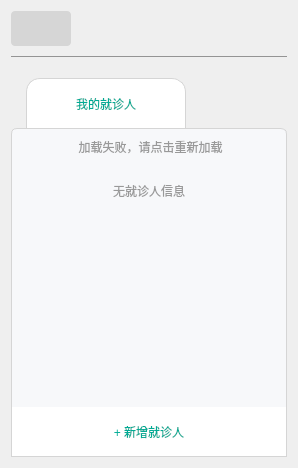
            <widget class="QWidget" name="pat_page">
             <layout class="QVBoxLayout" name="verticalLayout_28">
              <item>
               <layout class="QVBoxLayout" name="verticalLayout_23">
                <property name="spacing">
                 <number>10</number>
                </property>
                <item>
                 <layout class="QHBoxLayout" name="horizontalLayout_18">
                  <item>
                   <widget class="QPushButton" name="patRet_btn">
                    <property name="sizePolicy">
                     <sizepolicy hsizetype="Fixed" vsizetype="Fixed">
                      <horstretch>0</horstretch>
                      <verstretch>0</verstretch>
                     </sizepolicy>
                    </property>
                    <property name="minimumSize">
                     <size>
                      <width>60</width>
                      <height>35</height>
                     </size>
                    </property>
                    <property name="cursor">
                     <cursorShape>PointingHandCursor</cursorShape>
                    </property>
                    <property name="styleSheet">
                     <string notr="true">background-color: rgba(153, 153, 153, 0.3);
border-radius:4px;
image:url(:/new/home/resources/home/left-30.png);</string>
                    </property>
                    <property name="text">
                     <string/>
                    </property>
                   </widget>
                  </item>
                  <item>
                   <spacer name="horizontalSpacer_25">
                    <property name="orientation">
                     <enum>Qt::Horizontal</enum>
                    </property>
                    <property name="sizeHint" stdset="0">
                     <size>
                      <width>40</width>
                      <height>20</height>
                     </size>
                    </property>
                   </spacer>
                  </item>
                 </layout>
                </item>
                <item>
                 <widget class="QLabel" name="label_22">
                  <property name="sizePolicy">
                   <sizepolicy hsizetype="Preferred" vsizetype="Fixed">
                    <horstretch>0</horstretch>
                    <verstretch>0</verstretch>
                   </sizepolicy>
                  </property>
                  <property name="minimumSize">
                   <size>
                    <width>0</width>
                    <height>12</height>
                   </size>
                  </property>
                  <property name="maximumSize">
                   <size>
                    <width>16777215</width>
                    <height>12</height>
                   </size>
                  </property>
                  <property name="styleSheet">
                   <string notr="true">border-top:1px solid #949494;</string>
                  </property>
                  <property name="text">
                   <string/>
                  </property>
                 </widget>
                </item>
                <item>
                 <layout class="QVBoxLayout" name="verticalLayout_22">
                  <property name="spacing">
                   <number>0</number>
                  </property>
                  <item>
                   <layout class="QHBoxLayout" name="horizontalLayout_8">
                    <item>
                     <spacer name="horizontalSpacer_9">
                      <property name="orientation">
                       <enum>Qt::Horizontal</enum>
                      </property>
                      <property name="sizeType">
                       <enum>QSizePolicy::Fixed</enum>
                      </property>
                      <property name="sizeHint" stdset="0">
                       <size>
                        <width>15</width>
                        <height>20</height>
                       </size>
                      </property>
                     </spacer>
                    </item>
                    <item>
                     <widget class="QLabel" name="label_23">
                      <property name="sizePolicy">
                       <sizepolicy hsizetype="Fixed" vsizetype="Fixed">
                        <horstretch>0</horstretch>
                        <verstretch>0</verstretch>
                       </sizepolicy>
                      </property>
                      <property name="minimumSize">
                       <size>
                        <width>160</width>
                        <height>50</height>
                       </size>
                      </property>
                      <property name="maximumSize">
                       <size>
                        <width>160</width>
                        <height>50</height>
                       </size>
                      </property>
                      <property name="styleSheet">
                       <string notr="true">font: 75 14pt &quot;微软雅黑&quot;;
color:rgb(0,171,149);
background-color:#fff;
border-radius:0;
border-top-left-radius:14px;
border-top-right-radius:14px;
border:1px solid #d5d5d5;
border-bottom:0;
</string>
                      </property>
                      <property name="text">
                       <string>我的就诊人</string>
                      </property>
                      <property name="textFormat">
                       <enum>Qt::AutoText</enum>
                      </property>
                      <property name="scaledContents">
                       <bool>false</bool>
                      </property>
                      <property name="alignment">
                       <set>Qt::AlignCenter</set>
                      </property>
                     </widget>
                    </item>
                    <item>
                     <spacer name="horizontalSpacer_10">
                      <property name="orientation">
                       <enum>Qt::Horizontal</enum>
                      </property>
                      <property name="sizeHint" stdset="0">
                       <size>
                        <width>40</width>
                        <height>20</height>
                       </size>
                      </property>
                     </spacer>
                    </item>
                   </layout>
                  </item>
                  <item>
                   <widget class="QFrame" name="frame_9">
                    <property name="styleSheet">
                     <string notr="true">background-color: #F7F8FA;
border:1px solid #d5d5d5;
border-bottom:0;
border-radius:0;
border-top-left-radius:6px;
border-top-right-radius:6px;</string>
                    </property>
                    <property name="frameShape">
                     <enum>QFrame::StyledPanel</enum>
                    </property>
                    <property name="frameShadow">
                     <enum>QFrame::Raised</enum>
                    </property>
                    <layout class="QVBoxLayout" name="verticalLayout_14">
                     <item>
                      <widget class="QPushButton" name="failLoadPat_btn">
                       <property name="sizePolicy">
                        <sizepolicy hsizetype="Expanding" vsizetype="Expanding">
                         <horstretch>0</horstretch>
                         <verstretch>0</verstretch>
                        </sizepolicy>
                       </property>
                       <property name="cursor">
                        <cursorShape>PointingHandCursor</cursorShape>
                       </property>
                       <property name="styleSheet">
                        <string notr="true">border:0;
font: 12pt &quot;微软雅黑&quot;;
color:#999999;</string>
                       </property>
                       <property name="text">
                        <string> 加载失败，请点击重新加载</string>
                       </property>
                       <property name="icon">
                        <iconset resource="resources.qrc">
                         <normaloff>:/new/general/resources/refresh-30.png</normaloff>:/new/general/resources/refresh-30.png</iconset>
                       </property>
                       <property name="iconSize">
                        <size>
                         <width>17</width>
                         <height>17</height>
                        </size>
                       </property>
                      </widget>
                     </item>
                     <item>
                      <widget class="QLabel" name="loadPat_label">
                       <property name="styleSheet">
                        <string notr="true">border:0;
font: 12pt &quot;微软雅黑&quot;;
color:#999999;</string>
                       </property>
                       <property name="text">
                        <string/>
                       </property>
                       <property name="alignment">
                        <set>Qt::AlignCenter</set>
                       </property>
                      </widget>
                     </item>
                     <item>
                      <widget class="QLabel" name="noPat_label">
                       <property name="styleSheet">
                        <string notr="true">border:0;
font: 12pt &quot;微软雅黑&quot;;
color:#999999;</string>
                       </property>
                       <property name="text">
                        <string>无就诊人信息</string>
                       </property>
                       <property name="alignment">
                        <set>Qt::AlignCenter</set>
                       </property>
                      </widget>
                     </item>
                     <item>
                      <widget class="QTableWidget" name="pat_tableWidget">
                       <property name="styleSheet">
                        <string notr="true">QTableWidget{
border:0;
}
QScrollBar:vertical

{

width:8px;

margin:0px,0px,0px,0px;

padding-top:9px; 

padding-bottom:9px;

background-color:rgb(0,171,149);

}</string>
                       </property>
                      </widget>
                     </item>
                    </layout>
                   </widget>
                  </item>
                  <item>
                   <widget class="QPushButton" name="addPat_btn">
                    <property name="sizePolicy">
                     <sizepolicy hsizetype="Expanding" vsizetype="Fixed">
                      <horstretch>0</horstretch>
                      <verstretch>0</verstretch>
                     </sizepolicy>
                    </property>
                    <property name="minimumSize">
                     <size>
                      <width>0</width>
                      <height>50</height>
                     </size>
                    </property>
                    <property name="maximumSize">
                     <size>
                      <width>16777215</width>
                      <height>50</height>
                     </size>
                    </property>
                    <property name="cursor">
                     <cursorShape>PointingHandCursor</cursorShape>
                    </property>
                    <property name="styleSheet">
                     <string notr="true">background-color:#fff;
font: 75 12pt &quot;微软雅黑&quot;;
color:rgb(0,171,149);
border:1px solid #d5d5d5;
border-top:0;</string>
                    </property>
                    <property name="text">
                     <string>+ 新增就诊人</string>
                    </property>
                   </widget>
                  </item>
                 </layout>
                </item>
               </layout>
              </item>
             </layout>
            </widget>
